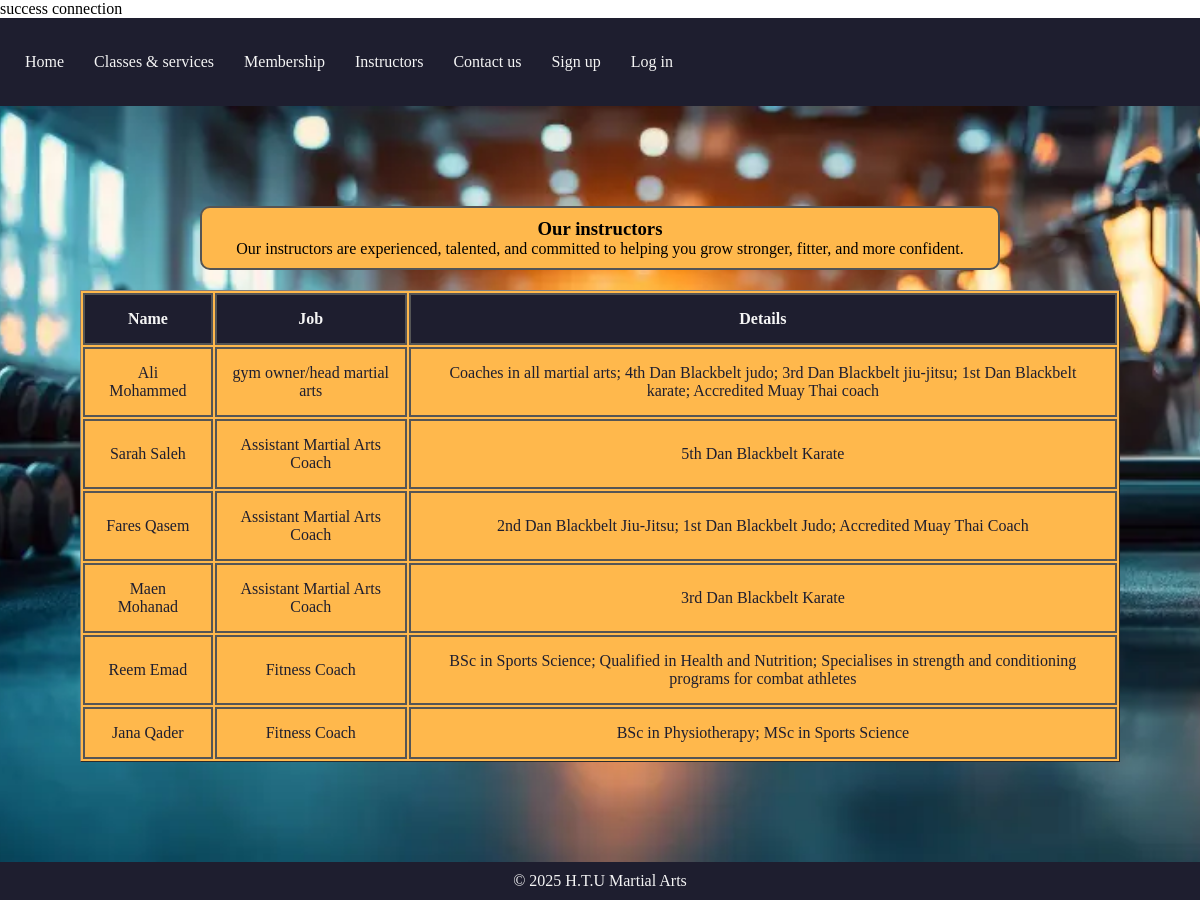
The app's page /code/finalproject/pages/user/instructors.php with its own data.
### tables this page shows
CREATE TABLE `instructors` (
  `ID` int(11) NOT NULL,
  `Name` varchar(30) NOT NULL,
  `Job` varchar(30) NOT NULL,
  `Details` text NOT NULL
);

### code/finalproject/pages/user/instructors.php (the view, shortened to what this page needs)
<?php
include '../db/db.php';
$query = "SELECT * FROM instructors";
$result = mysqli_query($con, $query);
?>
<!DOCTYPE html>
<html lang="en">
<head>
    <link rel="stylesheet" href="../../css/styleinstructors.css">
    <link rel="stylesheet" href="../../css/nav.css">
    <link rel="stylesheet" href="../../css/footer.css">
</head>
<body>
<?php include '../shared/nav.php'; ?>
<section class='main-content'>
<section class='intro'>
<h1>Our instructors</h1>
<p>Our instructors are experienced, talented, and committed to helping you grow stronger, fitter, and more confident.</p>
</section>
<section class='instructors'>
<?php
echo "<table border='1'>";
echo "<tr>
        <th>Name</th>
        <th>Job</th>
        <th>Details</th>
      </tr>";
while ($row = mysqli_fetch_assoc($result)) {
    echo "<tr>";
    echo "<td>" . $row['Name'] . "</td>";
    echo "<td>" . $row['Job'] . "</td>";
    echo "<td>" . $row['Details'] . "</td>";
    echo "</tr>";
}
echo "</table>";
?>
</section>
</section>
<?php include '../shared/footer.php'; ?>
</body>
</html>

### code/finalproject/css/styleinstructors.css (style rules this page uses)
* { margin: 0; padding: 0; box-sizing: border-box; }
.main-content { background-image: url('../images/empty-fitness-center-equipment-blurred-interior-sun-glare-effect-modern-gym-background-empty-fitness-center-357026796.webp'); background-size: cover; background-position: center; padding: 80px; }
.intro { width: 800px; margin: 20px auto; padding: 10px 20px; background-color: #FFB84C; border: 2px solid #555; border-radius: 10px; text-align: center; }
table { width: 100%; margin: 20px auto; background-color: #FFB84C; }
th, td { padding: 15px; text-align: center; border: 2px solid #555; }
th { background-color: #1E1E2F; color: #F5F5F5; font-weight: bold; }
td { color: #1E1E2F; }

### records on screen
instructors: Name "Ali Mohammed", Job "gym owner/head martial arts", Details "Coaches in all martial arts; 4th Dan Blackbelt judo; 3rd Dan Blackbelt jiu-jitsu; 1st Dan Blackbelt karate; Accredited Muay Thai coach"
instructors: Name "Sarah Saleh", Job "Assistant Martial Arts Coach", Details "5th Dan Blackbelt Karate"
instructors: Name "Fares Qasem", Job "Assistant Martial Arts Coach", Details "2nd Dan Blackbelt Jiu-Jitsu; 1st Dan Blackbelt Judo; Accredited Muay Thai Coach"
instructors: Name "Maen Mohanad", Job "Assistant Martial Arts Coach", Details "3rd Dan Blackbelt Karate"
instructors: Name "Reem Emad", Job "Fitness Coach", Details "BSc in Sports Science; Qualified in Health and Nutrition; Specialises in strength and conditioning programs for combat athletes"
instructors: Name "Jana Qader", Job "Fitness Coach", Details "BSc in Physiotherapy; MSc in Sports Science"
